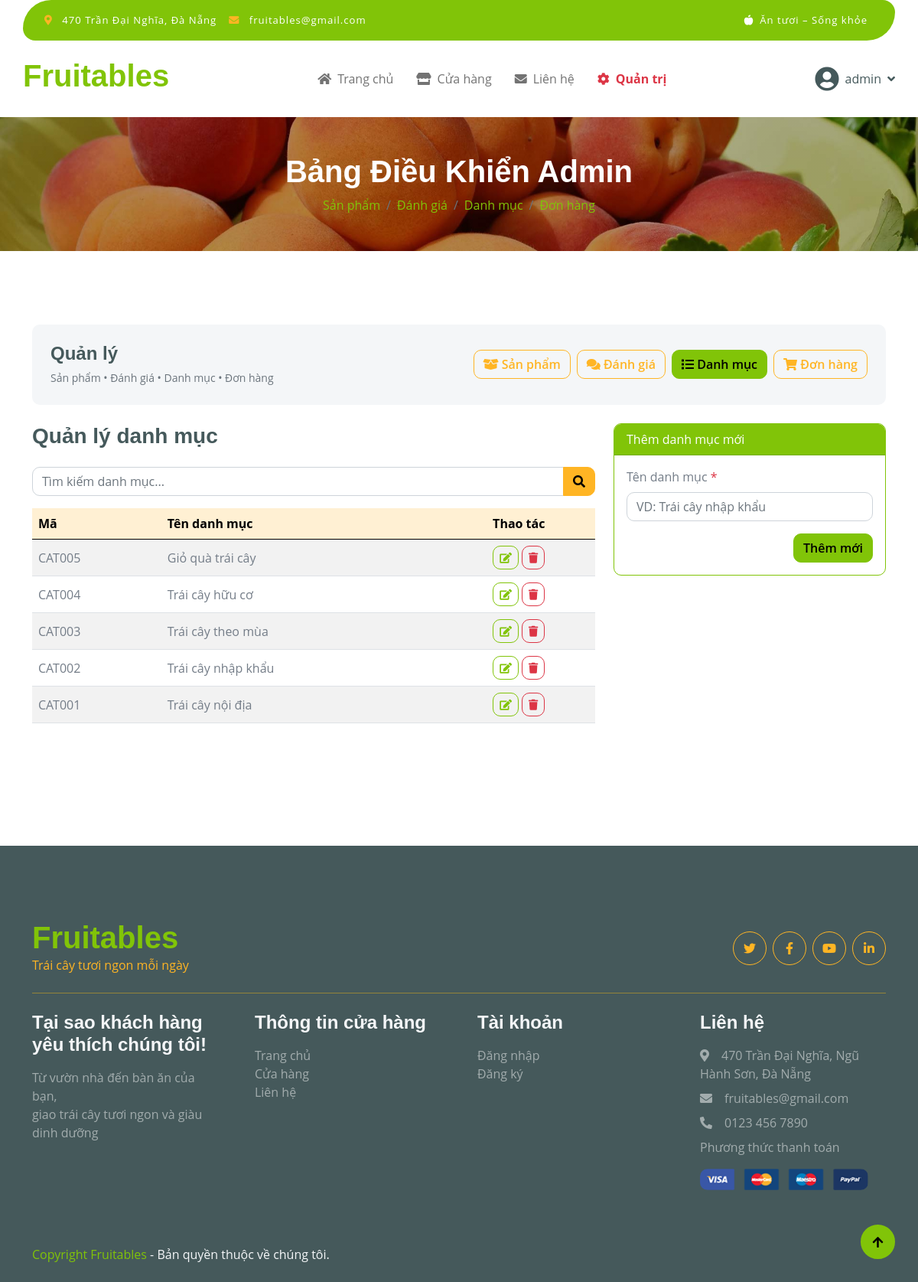
/php/admin/category-management.php (signed in), run on the app's committed database.
### tables this page shows
CREATE TABLE `categories` (
  `id` int(11) NOT NULL,
  `name` varchar(100) NOT NULL
);

### php/admin/category-management.php (the view, shortened to what this page needs)
<?php
require_once '../include/config.php';
$search = $_GET['search'] ?? '';
$where  = '';
$sql = "SELECT * FROM categories" . $where . " ORDER BY id DESC";
$stmt = $conn->prepare($sql);
$stmt->execute();
$categories_result = $stmt->get_result();
$edit_category = null;
?>
<!DOCTYPE html>
<html lang="vi">
<head>
    <link rel="stylesheet" href="https://use.fontawesome.com/releases/v5.15.4/css/all.css" />
    <link href="/shop/css/bootstrap.min.css" rel="stylesheet">
    <link href="/shop/css/style.css" rel="stylesheet">
</head>
<body>
    <div class="container-fluid page-header py-5">
        <h1 class="text-center text-white display-6">Bảng Điều Khiển Admin</h1>
        <ol class="breadcrumb justify-content-center mb-0">
            <li class="breadcrumb-item"><a href="/shop/quan-tri/san-pham">Sản phẩm</a></li>
            <li class="breadcrumb-item"><a href="/shop/quan-tri/danh-gia">Đánh giá</a></li>
            <li class="breadcrumb-item"><a href="/shop/quan-tri/danh-muc">Danh mục</a></li>
            <li class="breadcrumb-item"><a href="/shop/quan-tri/don-hang">Đơn hàng</a></li>
        </ol>
    </div>
    <div class="container-fluid py-5">
        <div class="container py-5">
            <div class="bg-light rounded p-4 mb-4">
                <div class="d-flex flex-column flex-md-row justify-content-between align-items-start align-items-md-center gap-3">
                    <div>
                        <h4 class="mb-1">Quản lý</h4>
                        <small class="text-muted">Sản phẩm • Đánh giá • Danh mục • Đơn hàng</small>
                    </div>
                    <div class="d-flex flex-wrap gap-2">
                        <a href="<?php echo $base_url; ?>quan-tri/san-pham"
                           class="btn btn-<?= basename($_SERVER['PHP_SELF']) == 'store-management.php' ? 'primary' : 'outline-secondary' ?>">
                            <i class="fa fa-box-open"></i> Sản phẩm
                        </a>
                        <a href="<?php echo $base_url; ?>quan-tri/danh-gia"
                           class="btn btn-<?= basename($_SERVER['PHP_SELF']) == 'review-management.php' ? 'primary' : 'outline-secondary' ?>">
                            <i class="fa fa-comments"></i> Đánh giá
                        </a>
                        <a href="<?php echo $base_url; ?>quan-tri/danh-muc"
                           class="btn btn-<?= basename($_SERVER['PHP_SELF']) == 'category-management.php' ? 'primary' : 'outline-secondary' ?>">
                            <i class="fa fa-list"></i> Danh mục
                        </a>
                        <a href="<?php echo $base_url; ?>quan-tri/don-hang"
                           class="btn btn-<?= basename($_SERVER['PHP_SELF']) == 'order-management.php' ? 'primary' : 'outline-secondary' ?>">
                            <i class="fa fa-shopping-cart"></i> Đơn hàng
                        </a>
                    </div>
                </div>
            </div>
            <div class="row g-4">
                <div class="col-lg-8">
                    <div class="d-flex justify-content-between align-items-center mb-3">
                        <h3>Quản lý danh mục</h3>
                    </div>
                    <form method="GET" class="mb-3">
                        <div class="input-group">
                            <input type="search" name="search" class="form-control" placeholder="Tìm kiếm danh mục..."
                                value="<?= htmlspecialchars($search) ?>">
                            <button class="btn btn-secondary" type="submit"><i class="fa fa-search"></i></button>
                        </div>
                    </form>
                    <div class="table-responsive">
                        <table class="table table-striped align-middle">
                            <thead class="table-secondary">
                                <tr>
                                    <th>Mã</th>
                                    <th>Tên danh mục</th>
                                    <th class="text-center">Thao tác</th>
                                </tr>
                            </thead>
                            <tbody>
                                <?php if ($categories_result->num_rows > 0): ?>
                                    <?php while ($cat = $categories_result->fetch_assoc()): ?>
                                        <tr>
                                            <td>CAT<?= str_pad($cat['id'], 3, '0', STR_PAD_LEFT) ?></td>
                                            <td><?= htmlspecialchars($cat['name']) ?></td>
                                            <td class="text-center">
                                                <a href="?edit=<?= $cat['id'] ?>&search=<?= urlencode($search) ?>"
                                                    class="btn btn-sm btn-outline-primary"><i class="fa fa-edit"></i></a>
                                                <a href="?delete=<?= $cat['id'] ?>&search=<?= urlencode($search) ?>"
                                                    onclick="return confirm('Xóa danh mục này?');"
                                                    class="btn btn-sm btn-outline-danger"><i class="fa fa-trash"></i></a>
                                            </td>
                                        </tr>
                                    <?php endwhile; ?>
                                <?php else: ?>
                                    <tr>
                                        <td colspan="3" class="text-center py-4 text-muted">Không có danh mục nào</td>
                                    </tr>
                                <?php endif; ?>
                            </tbody>
                        </table>
                    </div>
                </div>
                <div class="col-lg-4">
                    <div class="card border-primary">
                        <div class="card-header bg-primary text-white">
                            <?= $edit_category ? 'Sửa danh mục' : 'Thêm danh mục mới' ?>
                        </div>
                        <div class="card-body">
                            <form method="POST">
                                <div class="mb-3">
                                    <label class="form-label">Tên danh mục <span class="text-danger">*</span></label>
                                    <input type="text" name="name" class="form-control" required
                                        value="<?= $edit_category ? htmlspecialchars($edit_category['name']) : '' ?>"
                                        placeholder="VD: Trái cây nhập khẩu">
                                </div>
                                <div class="d-grid gap-2 d-md-flex justify-content-md-end">
                                    <button type="submit" class="btn btn-primary">
                                        <?= $edit_category ? 'Cập nhật' : 'Thêm mới' ?>
                                    </button>
                                </div>
                            </form>
                        </div>
                    </div>
                </div>
            </div>
        </div>
    </div>
    <a href="#" class="btn btn-primary border-3 rounded-circle back-to-top"><i class="fa fa-arrow-up"></i></a>
</body>
</html>

### css/style.css (style rules this page uses)
.back-to-top { position: fixed; right: 30px; bottom: 30px; display: flex; width: 45px; height: 45px; align-items: center; justify-content: center; transition: 0.5s; z-index: 99; }
.btn { font-weight: 600; transition: .5s; }
.page-header { position: relative; background: linear-gradient(rgba(0, 0, 0, 0.3), rgba(0, 0, 0, 0.3)), url(../img/cart-page-header-img.jpg); background-position: center center; background-repeat: no-repeat; background-size: cover; }
@media (min-width: 992px) { .hero-header, .page-header { margin-top: 152px !important; } }

### data on the page
categories: id "005", name "Giỏ quà trái cây"
categories: id "004", name "Trái cây hữu cơ"
categories: id "003", name "Trái cây theo mùa"
categories: id "002", name "Trái cây nhập khẩu"
categories: id "001", name "Trái cây nội địa"

### other printed values
$username "admin"
